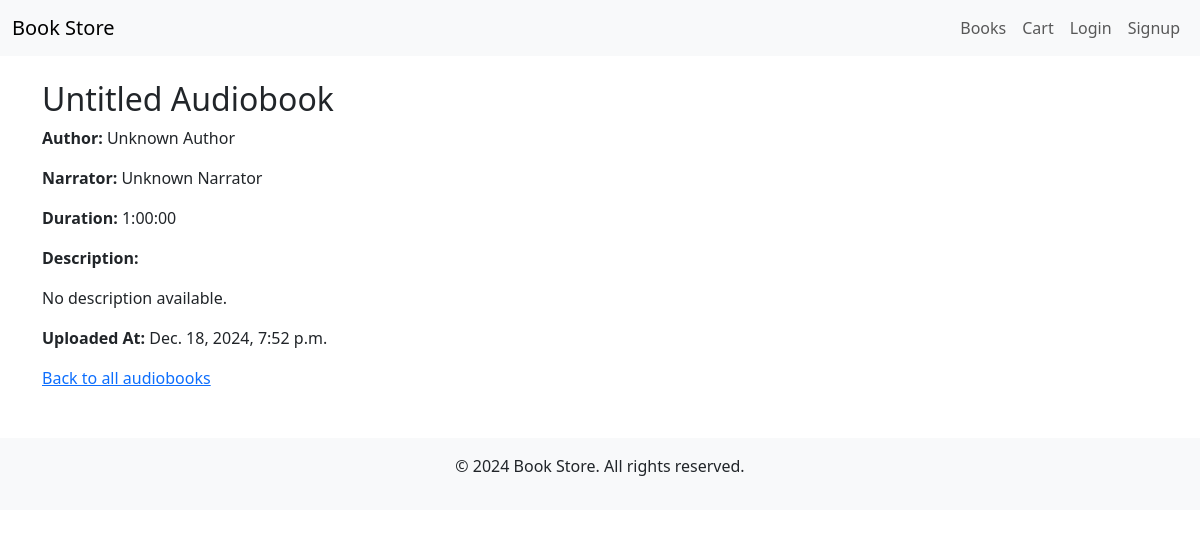
The app's page /audiobooks/1/ with its own data.
### audiobooks/models.py (models this page shows, shortened)
class Audiobook(models.Model):
    title = models.CharField(max_length=200, default="Untitled Audiobook")  # Default title for missing data
    author = models.CharField(max_length=100, default="Unknown Author")  # Default author
    narrator = models.CharField(max_length=100, default="Unknown Narrator")  # Default narrator
    duration = models.DurationField(default=timedelta(hours=1))  # Default duration of 1 hour
    description = models.TextField(default="No description available.")  # Default description
    uploaded_at = models.DateTimeField(default=now)  # Default to the current date and time

### audiobooks/views.py (the view)
# urls.py: path('<int:pk>/', AudiobookDetailView.as_view(), name='detail'),  # Details of a single audiobook
class AudiobookDetailView(DetailView):
    model = Audiobook
    template_name = 'audiobooks/detail.html'

### audiobooks/templates/audiobooks/detail.html (shortened to what this page needs)
{% extends 'base.html' %}
{% block content %}
<h2>{{ audiobook.title }}</h2>
<p><strong>Author:</strong> {{ audiobook.author }}</p>
<p><strong>Narrator:</strong> {{ audiobook.narrator }}</p>
<p><strong>Duration:</strong> {{ audiobook.duration }}</p>
<p><strong>Description:</strong></p>
<p>{{ audiobook.description }}</p>
<p><strong>Uploaded At:</strong> {{ audiobook.uploaded_at }}</p>
<a href="{% url 'audiobooks:list' %}">Back to all audiobooks</a>
{% endblock %}

### records on screen
Audiobook: title "Untitled Audiobook", author "Unknown Author", narrator "Unknown Narrator", duration "1:00:00", description "No description available.", uploaded_at "Dec. 18, 2024, 7:52 p.m."
